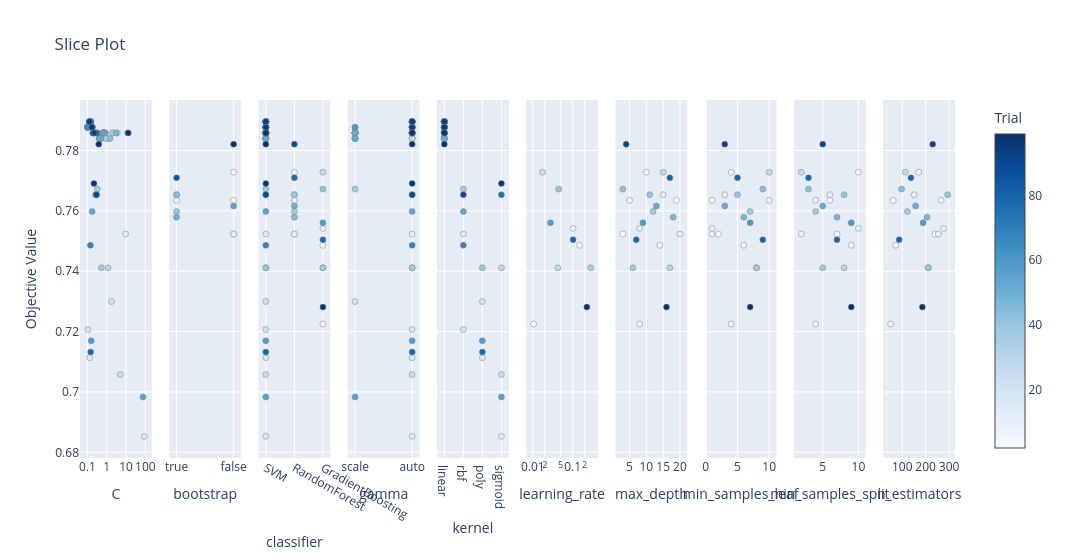

The code cell stored with this chart in its notebook:
### Code cell
# 3. Slice Plot
plot_slice(study).show()

### Figure 1 — Plotly figure (JSON) as saved in the notebook; plotly's stock layout.template omitted (floating-point values rounded to 4 significant figures)
{"data": [{"marker": {"color": [2, 10, 11, 12, 13, 14, 15, 16, 17, 18, 19, 20, 21, 22, 23, 24, 26, 27, 28, 30, 31, 32, 33, 34, 37, 39, 41, 42, 43, 45, 46, 47, 48, 50, 51, 52, 53, 54, 55, 56, 58, 59, 60, 61, 62, 63, 64, 65, 66, 67, 68, 69, 70, 71, 72, 73, 74, 75, 78, 79, 80, 81, 82, 83, 84, 85, 86, 87, 88, 90, 91, 92, 93, 94, 95, 97, 98, 99], "colorbar": {"title": {"text": "Trial"}, "x": 1, "xpad": 40}, "colorscale": [[0, "rgb(247,251,255)"], [0.125, "rgb(222,235,247)"], [0.25, "rgb(198,219,239)"], [0.375, "rgb(158,202,225)"], [0.5, "rgb(107,174,214)"], [0.625, "rgb(66,146,198)"], [0.75, "rgb(33,113,181)"], [0.875, "rgb(8,81,156)"], [1, "rgb(8,48,107)"]], "line": {"color": "Grey", "width": 0.5}, "showscale": true}, "mode": "markers", "name": "Feasible Trial", "showlegend": false, "type": "scatter", "x": [0.6537, 0.5282, 0.4448, 0.6872, 9.467, 0.8401, 89.61, 0.1312, 3.568, 2.061, 0.1074, 1.76, 0.633, 0.8163, 0.2217, 5.08, 0.3242, 1.136, 12.19, 1.171, 0.6194, 0.2314, 0.9429, 2.115, 0.3288, 0.5299, 0.8511, 0.8017, 1.492, 0.4034, 0.1982, 0.6441, 3.099, 0.4986, 0.2537, 0.4306, 0.1576, 0.1775, 0.7448, 75.34, 0.1583, 0.1022, 0.1001, 0.1027, 0.103, 0.1023, 0.1028, 0.1014, 0.1287, 0.1409, 0.1434, 0.1426, 0.1356, 0.1409, 0.1486, 0.1514, 0.1529, 0.2718, 0.1484, 0.2002, 0.3149, 0.143, 0.1443, 0.1933, 0.1309, 0.2445, 0.1373, 0.1859, 0.1276, 0.3023, 0.1311, 0.168, 0.2239, 0.1301, 0.1728, 0.2196, 13.05, 0.3892], "xaxis": "x", "y": [0.7858, 0.784, 0.784, 0.7858, 0.7523, 0.7858, 0.6853, 0.7114, 0.7858, 0.7858, 0.7207, 0.73, 0.7858, 0.7858, 0.7858, 0.7058, 0.7858, 0.784, 0.7858, 0.7412, 0.7858, 0.7858, 0.784, 0.7858, 0.7672, 0.7412, 0.7858, 0.7858, 0.784, 0.784, 0.7858, 0.7858, 0.7858, 0.784, 0.7858, 0.784, 0.7877, 0.7598, 0.7858, 0.6983, 0.7169, 0.7877, 0.7877, 0.7877, 0.7877, 0.7877, 0.7877, 0.7877, 0.7896, 0.7896, 0.7486, 0.7896, 0.7896, 0.7896, 0.7896, 0.7896, 0.7896, 0.7654, 0.7132, 0.7858, 0.7858, 0.7896, 0.7896, 0.7858, 0.7896, 0.7858, 0.7896, 0.7877, 0.7896, 0.7654, 0.7896, 0.7877, 0.7858, 0.7896, 0.7877, 0.7691, 0.7858, 0.7821], "yaxis": "y"}, {"marker": {"color": [0, 1, 4, 6, 7, 9, 35, 38, 44, 49, 76, 89], "colorbar": {"title": {"text": "Trial"}, "x": 1, "xpad": 40}, "colorscale": [[0, "rgb(247,251,255)"], [0.125, "rgb(222,235,247)"], [0.25, "rgb(198,219,239)"], [0.375, "rgb(158,202,225)"], [0.5, "rgb(107,174,214)"], [0.625, "rgb(66,146,198)"], [0.75, "rgb(33,113,181)"], [0.875, "rgb(8,81,156)"], [1, "rgb(8,48,107)"]], "line": {"color": "Grey", "width": 0.5}, "showscale": false}, "mode": "markers", "name": "Feasible Trial", "showlegend": false, "type": "scatter", "x": [false, false, false, true, false, true, true, true, true, false, true, false], "xaxis": "x2", "y": [0.7523, 0.7635, 0.7728, 0.7635, 0.7523, 0.7654, 0.7598, 0.7654, 0.7579, 0.7616, 0.7709, 0.7821], "yaxis": "y2"}, {"marker": {"color": [0, 1, 2, 3, 4, 5, 6, 7, 8, 9, 10, 11, 12, 13, 14, 15, 16, 17, 18, 19, 20, 21, 22, 23, 24, 25, 26, 27, 28, 29, 30, 31, 32, 33, 34, 35, 36, 37, 38, 39, 40, 41, 42, 43, 44, 45, 46, 47, 48, 49, 50, 51, 52, 53, 54, 55, 56, 57, 58, 59, 60, 61, 62, 63, 64, 65, 66, 67, 68, 69, 70, 71, 72, 73, 74, 75, 76, 77, 78, 79, 80, 81, 82, 83, 84, 85, 86, 87, 88, 89, 90, 91, 92, 93, 94, 95, 96, 97, 98, 99], "colorbar": {"title": {"text": "Trial"}, "x": 1, "xpad": 40}, "colorscale": [[0, "rgb(247,251,255)"], [0.125, "rgb(222,235,247)"], [0.25, "rgb(198,219,239)"], [0.375, "rgb(158,202,225)"], [0.5, "rgb(107,174,214)"], [0.625, "rgb(66,146,198)"], [0.75, "rgb(33,113,181)"], [0.875, "rgb(8,81,156)"], [1, "rgb(8,48,107)"]], "line": {"color": "Grey", "width": 0.5}, "showscale": false}, "mode": "markers", "name": "Feasible Trial", "showlegend": false, "type": "scatter", "x": ["RandomForest", "RandomForest", "SVM", "GradientBoosting", "RandomForest", "GradientBoosting", "RandomForest", "RandomForest", "GradientBoosting", "RandomForest", "SVM", "SVM", "SVM", "SVM", "SVM", "SVM", "SVM", "SVM", "SVM", "SVM", "SVM", "SVM", "SVM", "SVM", "SVM", "GradientBoosting", "SVM", "SVM", "SVM", "GradientBoosting", "SVM", "SVM", "SVM", "SVM", "SVM", "RandomForest", "GradientBoosting", "SVM", "RandomForest", "SVM", "GradientBoosting", "SVM", "SVM", "SVM", "RandomForest", "SVM", "SVM", "SVM", "SVM", "RandomForest", "SVM", "SVM", "SVM", "SVM", "SVM", "SVM", "SVM", "GradientBoosting", "SVM", "SVM", "SVM", "SVM", "SVM", "SVM", "SVM", "SVM", "SVM", "SVM", "SVM", "SVM", "SVM", "SVM", "SVM", "SVM", "SVM", "SVM", "RandomForest", "GradientBoosting", "SVM", "SVM", "SVM", "SVM", "SVM", "SVM", "SVM", "SVM", "SVM", "SVM", "SVM", "RandomForest", "SVM", "SVM", "SVM", "SVM", "SVM", "SVM", "GradientBoosting", "SVM", "SVM", "SVM"], "xaxis": "x3", "y": [0.7523, 0.7635, 0.7858, 0.7486, 0.7728, 0.7225, 0.7635, 0.7523, 0.7542, 0.7654, 0.784, 0.784, 0.7858, 0.7523, 0.7858, 0.6853, 0.7114, 0.7858, 0.7858, 0.7207, 0.73, 0.7858, 0.7858, 0.7858, 0.7058, 0.7728, 0.7858, 0.784, 0.7858, 0.7412, 0.7412, 0.7858, 0.7858, 0.784, 0.7858, 0.7598, 0.7412, 0.7672, 0.7654, 0.7412, 0.7672, 0.7858, 0.7858, 0.784, 0.7579, 0.784, 0.7858, 0.7858, 0.7858, 0.7616, 0.784, 0.7858, 0.784, 0.7877, 0.7598, 0.7858, 0.6983, 0.7561, 0.7169, 0.7877, 0.7877, 0.7877, 0.7877, 0.7877, 0.7877, 0.7877, 0.7896, 0.7896, 0.7486, 0.7896, 0.7896, 0.7896, 0.7896, 0.7896, 0.7896, 0.7654, 0.7709, 0.7505, 0.7132, 0.7858, 0.7858, 0.7896, 0.7896, 0.7858, 0.7896, 0.7858, 0.7896, 0.7877, 0.7896, 0.7821, 0.7654, 0.7896, 0.7877, 0.7858, 0.7896, 0.7877, 0.7281, 0.7691, 0.7858, 0.7821], "yaxis": "y3"}, {"marker": {"color": [2, 10, 11, 12, 13, 14, 15, 16, 17, 18, 19, 20, 21, 22, 23, 24, 26, 27, 28, 30, 31, 32, 33, 34, 37, 39, 41, 42, 43, 45, 46, 47, 48, 50, 51, 52, 53, 54, 55, 56, 58, 59, 60, 61, 62, 63, 64, 65, 66, 67, 68, 69, 70, 71, 72, 73, 74, 75, 78, 79, 80, 81, 82, 83, 84, 85, 86, 87, 88, 90, 91, 92, 93, 94, 95, 97, 98, 99], "colorbar": {"title": {"text": "Trial"}, "x": 1, "xpad": 40}, "colorscale": [[0, "rgb(247,251,255)"], [0.125, "rgb(222,235,247)"], [0.25, "rgb(198,219,239)"], [0.375, "rgb(158,202,225)"], [0.5, "rgb(107,174,214)"], [0.625, "rgb(66,146,198)"], [0.75, "rgb(33,113,181)"], [0.875, "rgb(8,81,156)"], [1, "rgb(8,48,107)"]], "line": {"color": "Grey", "width": 0.5}, "showscale": false}, "mode": "markers", "name": "Feasible Trial", "showlegend": false, "type": "scatter", "x": ["auto", "auto", "auto", "auto", "auto", "scale", "auto", "auto", "scale", "auto", "auto", "scale", "scale", "scale", "scale", "auto", "scale", "auto", "scale", "auto", "scale", "scale", "scale", "scale", "scale", "auto", "scale", "scale", "scale", "scale", "scale", "auto", "auto", "scale", "scale", "scale", "scale", "auto", "auto", "scale", "auto", "scale", "auto", "auto", "auto", "auto", "auto", "auto", "auto", "auto", "auto", "auto", "auto", "auto", "auto", "auto", "auto", "auto", "auto", "auto", "auto", "auto", "auto", "auto", "auto", "auto", "auto", "auto", "auto", "auto", "auto", "auto", "auto", "auto", "auto", "auto", "auto", "auto"], "xaxis": "x4", "y": [0.7858, 0.784, 0.784, 0.7858, 0.7523, 0.7858, 0.6853, 0.7114, 0.7858, 0.7858, 0.7207, 0.73, 0.7858, 0.7858, 0.7858, 0.7058, 0.7858, 0.784, 0.7858, 0.7412, 0.7858, 0.7858, 0.784, 0.7858, 0.7672, 0.7412, 0.7858, 0.7858, 0.784, 0.784, 0.7858, 0.7858, 0.7858, 0.784, 0.7858, 0.784, 0.7877, 0.7598, 0.7858, 0.6983, 0.7169, 0.7877, 0.7877, 0.7877, 0.7877, 0.7877, 0.7877, 0.7877, 0.7896, 0.7896, 0.7486, 0.7896, 0.7896, 0.7896, 0.7896, 0.7896, 0.7896, 0.7654, 0.7132, 0.7858, 0.7858, 0.7896, 0.7896, 0.7858, 0.7896, 0.7858, 0.7896, 0.7877, 0.7896, 0.7654, 0.7896, 0.7877, 0.7858, 0.7896, 0.7877, 0.7691, 0.7858, 0.7821], "yaxis": "y4"}, {"marker": {"color": [2, 10, 11, 12, 13, 14, 15, 16, 17, 18, 19, 20, 21, 22, 23, 24, 26, 27, 28, 30, 31, 32, 33, 34, 37, 39, 41, 42, 43, 45, 46, 47, 48, 50, 51, 52, 53, 54, 55, 56, 58, 59, 60, 61, 62, 63, 64, 65, 66, 67, 68, 69, 70, 71, 72, 73, 74, 75, 78, 79, 80, 81, 82, 83, 84, 85, 86, 87, 88, 90, 91, 92, 93, 94, 95, 97, 98, 99], "colorbar": {"title": {"text": "Trial"}, "x": 1, "xpad": 40}, "colorscale": [[0, "rgb(247,251,255)"], [0.125, "rgb(222,235,247)"], [0.25, "rgb(198,219,239)"], [0.375, "rgb(158,202,225)"], [0.5, "rgb(107,174,214)"], [0.625, "rgb(66,146,198)"], [0.75, "rgb(33,113,181)"], [0.875, "rgb(8,81,156)"], [1, "rgb(8,48,107)"]], "line": {"color": "Grey", "width": 0.5}, "showscale": false}, "mode": "markers", "name": "Feasible Trial", "showlegend": false, "type": "scatter", "x": ["linear", "linear", "linear", "linear", "rbf", "linear", "sigmoid", "poly", "linear", "linear", "rbf", "poly", "linear", "linear", "linear", "sigmoid", "linear", "linear", "linear", "sigmoid", "linear", "linear", "linear", "linear", "rbf", "poly", "linear", "linear", "linear", "linear", "linear", "linear", "linear", "linear", "linear", "linear", "linear", "rbf", "linear", "sigmoid", "poly", "linear", "linear", "linear", "linear", "linear", "linear", "linear", "linear", "linear", "rbf", "linear", "linear", "linear", "linear", "linear", "linear", "sigmoid", "poly", "linear", "linear", "linear", "linear", "linear", "linear", "linear", "linear", "linear", "linear", "rbf", "linear", "linear", "linear", "linear", "linear", "sigmoid", "linear", "linear"], "xaxis": "x5", "y": [0.7858, 0.784, 0.784, 0.7858, 0.7523, 0.7858, 0.6853, 0.7114, 0.7858, 0.7858, 0.7207, 0.73, 0.7858, 0.7858, 0.7858, 0.7058, 0.7858, 0.784, 0.7858, 0.7412, 0.7858, 0.7858, 0.784, 0.7858, 0.7672, 0.7412, 0.7858, 0.7858, 0.784, 0.784, 0.7858, 0.7858, 0.7858, 0.784, 0.7858, 0.784, 0.7877, 0.7598, 0.7858, 0.6983, 0.7169, 0.7877, 0.7877, 0.7877, 0.7877, 0.7877, 0.7877, 0.7877, 0.7896, 0.7896, 0.7486, 0.7896, 0.7896, 0.7896, 0.7896, 0.7896, 0.7896, 0.7654, 0.7132, 0.7858, 0.7858, 0.7896, 0.7896, 0.7858, 0.7896, 0.7858, 0.7896, 0.7877, 0.7896, 0.7654, 0.7896, 0.7877, 0.7858, 0.7896, 0.7877, 0.7691, 0.7858, 0.7821], "yaxis": "y5"}, {"marker": {"color": [3, 5, 8, 25, 29, 36, 40, 57, 77, 96], "colorbar": {"title": {"text": "Trial"}, "x": 1, "xpad": 40}, "colorscale": [[0, "rgb(247,251,255)"], [0.125, "rgb(222,235,247)"], [0.25, "rgb(198,219,239)"], [0.375, "rgb(158,202,225)"], [0.5, "rgb(107,174,214)"], [0.625, "rgb(66,146,198)"], [0.75, "rgb(33,113,181)"], [0.875, "rgb(8,81,156)"], [1, "rgb(8,48,107)"]], "line": {"color": "Grey", "width": 0.5}, "showscale": false}, "mode": "markers", "name": "Feasible Trial", "showlegend": false, "type": "scatter", "x": [0.148, 0.01047, 0.102, 0.01751, 0.04231, 0.2829, 0.04456, 0.02759, 0.1026, 0.227], "xaxis": "x6", "y": [0.7486, 0.7225, 0.7542, 0.7728, 0.7412, 0.7412, 0.7672, 0.7561, 0.7505, 0.7281], "yaxis": "y6"}, {"marker": {"color": [0, 1, 3, 4, 5, 6, 7, 8, 9, 25, 29, 35, 36, 38, 40, 44, 49, 57, 76, 77, 89, 96], "colorbar": {"title": {"text": "Trial"}, "x": 1, "xpad": 40}, "colorscale": [[0, "rgb(247,251,255)"], [0.125, "rgb(222,235,247)"], [0.25, "rgb(198,219,239)"], [0.375, "rgb(158,202,225)"], [0.5, "rgb(107,174,214)"], [0.625, "rgb(66,146,198)"], [0.75, "rgb(33,113,181)"], [0.875, "rgb(8,81,156)"], [1, "rgb(8,48,107)"]], "line": {"color": "Grey", "width": 0.5}, "showscale": false}, "mode": "markers", "name": "Feasible Trial", "showlegend": false, "type": "scatter", "x": [3, 19, 14, 10, 8, 5, 20, 8, 15, 15, 17, 12, 6, 11, 3, 18, 13, 9, 17, 7, 4, 16], "xaxis": "x7", "y": [0.7523, 0.7635, 0.7486, 0.7728, 0.7225, 0.7635, 0.7523, 0.7542, 0.7654, 0.7728, 0.7412, 0.7598, 0.7412, 0.7654, 0.7672, 0.7579, 0.7616, 0.7561, 0.7709, 0.7505, 0.7821, 0.7281], "yaxis": "y7"}, {"marker": {"color": [0, 1, 3, 4, 5, 6, 7, 8, 9, 25, 29, 35, 36, 38, 40, 44, 49, 57, 76, 77, 89, 96], "colorbar": {"title": {"text": "Trial"}, "x": 1, "xpad": 40}, "colorscale": [[0, "rgb(247,251,255)"], [0.125, "rgb(222,235,247)"], [0.25, "rgb(198,219,239)"], [0.375, "rgb(158,202,225)"], [0.5, "rgb(107,174,214)"], [0.625, "rgb(66,146,198)"], [0.75, "rgb(33,113,181)"], [0.875, "rgb(8,81,156)"], [1, "rgb(8,48,107)"]], "line": {"color": "Grey", "width": 0.5}, "showscale": false}, "mode": "markers", "name": "Feasible Trial", "showlegend": false, "type": "scatter", "x": [2, 1, 6, 4, 4, 10, 1, 1, 3, 10, 8, 7, 8, 5, 9, 6, 3, 7, 5, 9, 3, 7], "xaxis": "x8", "y": [0.7523, 0.7635, 0.7486, 0.7728, 0.7225, 0.7635, 0.7523, 0.7542, 0.7654, 0.7728, 0.7412, 0.7598, 0.7412, 0.7654, 0.7672, 0.7579, 0.7616, 0.7561, 0.7709, 0.7505, 0.7821, 0.7281], "yaxis": "y8"}, {"marker": {"color": [0, 1, 3, 4, 5, 6, 7, 8, 9, 25, 29, 35, 36, 38, 40, 44, 49, 57, 76, 77, 89, 96], "colorbar": {"title": {"text": "Trial"}, "x": 1, "xpad": 40}, "colorscale": [[0, "rgb(247,251,255)"], [0.125, "rgb(222,235,247)"], [0.25, "rgb(198,219,239)"], [0.375, "rgb(158,202,225)"], [0.5, "rgb(107,174,214)"], [0.625, "rgb(66,146,198)"], [0.75, "rgb(33,113,181)"], [0.875, "rgb(8,81,156)"], [1, "rgb(8,48,107)"]], "line": {"color": "Grey", "width": 0.5}, "showscale": false}, "mode": "markers", "name": "Feasible Trial", "showlegend": false, "type": "scatter", "x": [7, 6, 9, 10, 4, 4, 2, 10, 6, 2, 8, 4, 5, 8, 3, 7, 5, 9, 3, 7, 5, 9], "xaxis": "x9", "y": [0.7523, 0.7635, 0.7486, 0.7728, 0.7225, 0.7635, 0.7523, 0.7542, 0.7654, 0.7728, 0.7412, 0.7598, 0.7412, 0.7654, 0.7672, 0.7579, 0.7616, 0.7561, 0.7709, 0.7505, 0.7821, 0.7281], "yaxis": "y9"}, {"marker": {"color": [0, 1, 3, 4, 5, 6, 7, 8, 9, 25, 29, 35, 36, 38, 40, 44, 49, 57, 76, 77, 89, 96], "colorbar": {"title": {"text": "Trial"}, "x": 1, "xpad": 40}, "colorscale": [[0, "rgb(247,251,255)"], [0.125, "rgb(222,235,247)"], [0.25, "rgb(198,219,239)"], [0.375, "rgb(158,202,225)"], [0.5, "rgb(107,174,214)"], [0.625, "rgb(66,146,198)"], [0.75, "rgb(33,113,181)"], [0.875, "rgb(8,81,156)"], [1, "rgb(8,48,107)"]], "line": {"color": "Grey", "width": 0.5}, "showscale": false}, "mode": "markers", "name": "Feasible Trial", "showlegend": false, "type": "scatter", "x": [240, 61, 72, 170, 50, 266, 254, 277, 151, 113, 212, 122, 210, 294, 97, 206, 157, 189, 137, 87, 230, 186], "xaxis": "x10", "y": [0.7523, 0.7635, 0.7486, 0.7728, 0.7225, 0.7635, 0.7523, 0.7542, 0.7654, 0.7728, 0.7412, 0.7598, 0.7412, 0.7654, 0.7672, 0.7579, 0.7616, 0.7561, 0.7709, 0.7505, 0.7821, 0.7281], "yaxis": "y10"}], "layout": {"title": {"text": "Slice Plot"}, "width": 3000, "xaxis": {"anchor": "y", "domain": [0, 0.082], "title": {"text": "C"}, "type": "log"}, "xaxis10": {"anchor": "y10", "domain": [0.918, 1.0], "title": {"text": "n_estimators"}}, "xaxis2": {"anchor": "y2", "categoryarray": [true, false], "categoryorder": "array", "domain": [0.102, 0.184], "title": {"text": "bootstrap"}, "type": "category"}, "xaxis3": {"anchor": "y3", "categoryarray": ["SVM", "RandomForest", "GradientBoosting"], "categoryorder": "array", "domain": [0.204, 0.286], "title": {"text": "classifier"}, "type": "category"}, "xaxis4": {"anchor": "y4", "categoryarray": ["scale", "auto"], "categoryorder": "array", "domain": [0.306, 0.388], "title": {"text": "gamma"}, "type": "category"}, "xaxis5": {"anchor": "y5", "categoryarray": ["linear", "rbf", "poly", "sigmoid"], "categoryorder": "array", "domain": [0.408, 0.49], "title": {"text": "kernel"}, "type": "category"}, "xaxis6": {"anchor": "y6", "domain": [0.51, 0.592], "title": {"text": "learning_rate"}, "type": "log"}, "xaxis7": {"anchor": "y7", "domain": [0.612, 0.694], "title": {"text": "max_depth"}}, "xaxis8": {"anchor": "y8", "domain": [0.714, 0.796], "title": {"text": "min_samples_leaf"}}, "xaxis9": {"anchor": "y9", "domain": [0.816, 0.898], "title": {"text": "min_samples_split"}}, "yaxis": {"anchor": "x", "domain": [0, 1], "title": {"text": "Objective Value"}}, "yaxis10": {"anchor": "x10", "domain": [0, 1], "matches": "y", "showticklabels": false}, "yaxis2": {"anchor": "x2", "domain": [0, 1], "matches": "y", "showticklabels": false}, "yaxis3": {"anchor": "x3", "domain": [0, 1], "matches": "y", "showticklabels": false}, "yaxis4": {"anchor": "x4", "domain": [0, 1], "matches": "y", "showticklabels": false}, "yaxis5": {"anchor": "x5", "domain": [0, 1], "matches": "y", "showticklabels": false}, "yaxis6": {"anchor": "x6", "domain": [0, 1], "matches": "y", "showticklabels": false}, "yaxis7": {"anchor": "x7", "domain": [0, 1], "matches": "y", "showticklabels": false}, "yaxis8": {"anchor": "x8", "domain": [0, 1], "matches": "y", "showticklabels": false}, "yaxis9": {"anchor": "x9", "domain": [0, 1], "matches": "y", "showticklabels": false}}}
